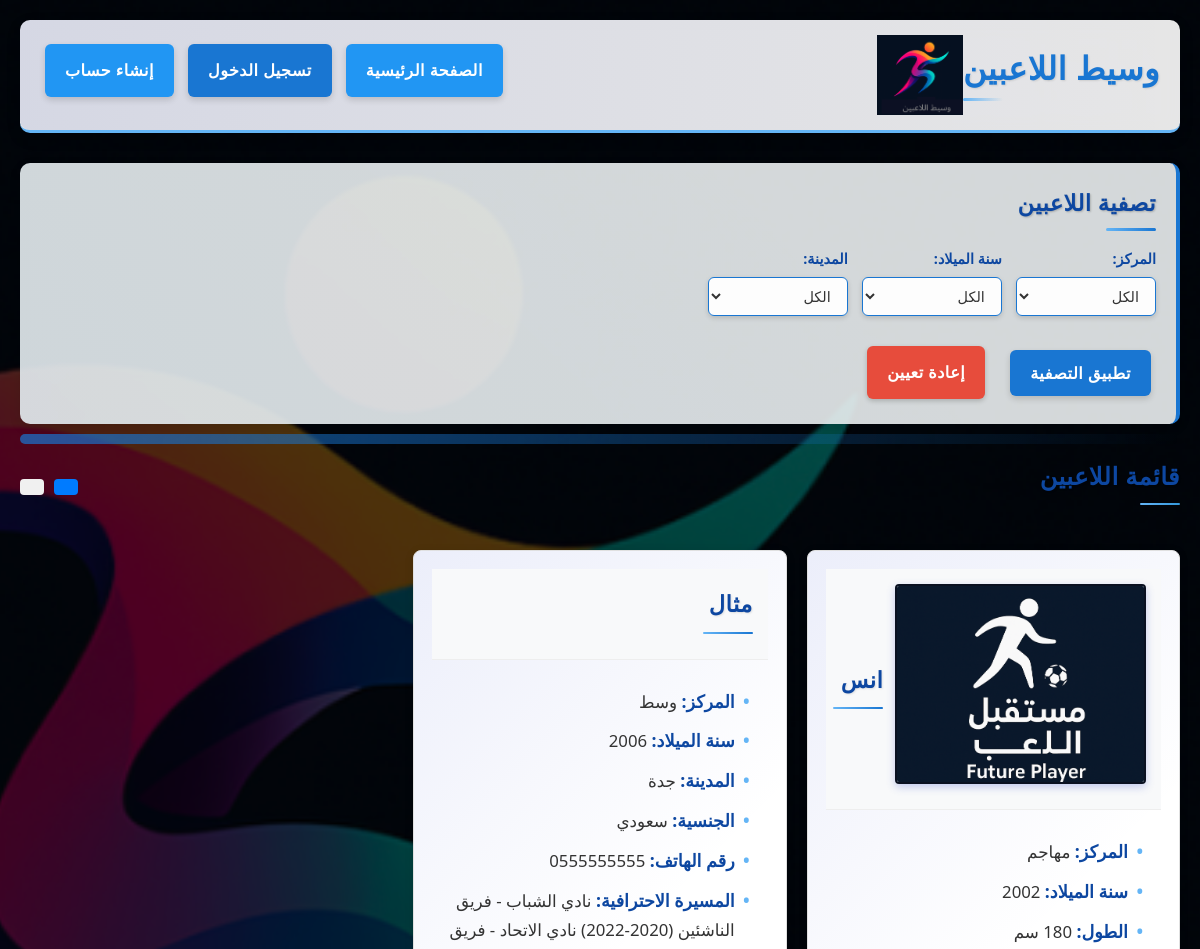
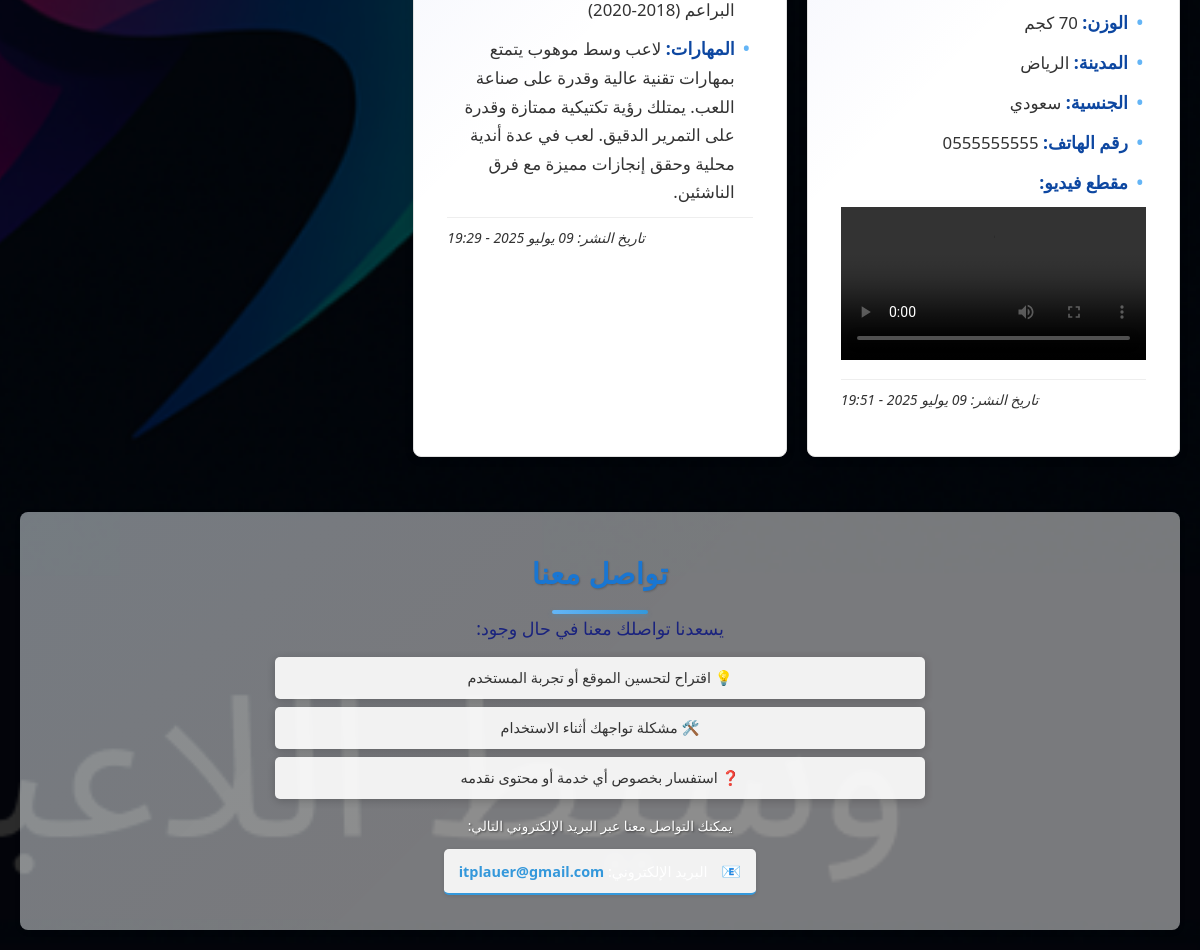
The page / on the database its author committed (2 pictures, top to bottom).
### players/models.py (models this page shows, shortened)
class Player(models.Model):
    POSITION_CHOICES = [
        ('حارس مرمى', 'حارس مرمى'),
        ('مدافع', 'مدافع'),
        ('وسط', 'وسط'),
        ('مهاجم', 'مهاجم'),
    ]
    NATIONALITY_CHOICES = [
        ('سعودي', 'سعودي'),
        ('أجنبي', 'أجنبي'),
        ('مواليد السعودية', 'مواليد السعودية'),
    ]
    CITY_CHOICES = [
        ('الرياض', 'الرياض'),
        ('جدة', 'جدة'),
        ('مكة المكرمة', 'مكة المكرمة'),
        ('المدينة المنورة', 'المدينة المنورة'),
        ('الدمام', 'الدمام'),
        ('الخبر', 'الخبر'),
        ('الظهران', 'الظهران'),
        ('الأحساء', 'الأحساء'),
        ('الطائف', 'الطائف'),
        ('جازان', 'جازان'),
        ('بريدة', 'بريدة'),
        ('تبوك', 'تبوك'),
        ('القطيف', 'القطيف'),
        ('خميس مشيط', 'خميس مشيط'),
        ('حفر الباطن', 'حفر الباطن'),
        ('الجبيل', 'الجبيل'),
        ('الخرج', 'الخرج'),
        ('أبها', 'أبها'),
        ('حائل', 'حائل'),
        ('نجران', 'نجران'),
        ('ينبع', 'ينبع'),
        ('صبيا', 'صبيا'),
        ('الباحة', 'الباحة'),
        ('سكاكا', 'سكاكا'),
        ('عرعر', 'عرعر'),
        ('عنيزة', 'عنيزة'),
        ('القريات', 'القريات'),
        ('أخرى', 'أخرى'),
    ]
    user = models.ForeignKey(
        settings.AUTH_USER_MODEL,
        on_delete=models.CASCADE,
        related_name='players',
        verbose_name="المستخدم"
    )
    name = models.CharField(
        max_length=100,
        verbose_name="اسم اللاعب"
    )
    image = models.ImageField(
        upload_to='player_images/',
        blank=True,
        null=True,
        verbose_name="صورة اللاعب"
    )
    position = models.CharField(
        max_length=20,
        choices=POSITION_CHOICES,
        verbose_name="المركز"
    )
    birth_year = models.IntegerField(
        validators=[MinValueValidator(1995), MaxValueValidator(2014)],
        verbose_name="سنة الميلاد"
    )
    height = models.IntegerField(
        validators=[MinValueValidator(100), MaxValueValidator(250)],
        verbose_name="الطول (سم)",
        null=True,
        blank=True
    )
    weight = models.IntegerField(
        validators=[MinValueValidator(30), MaxValueValidator(150)],
        verbose_name="الوزن (كجم)",
        null=True,
        blank=True
    )
    city = models.CharField(
        max_length=50,
        choices=CITY_CHOICES,
        verbose_name="المدينة"
    )
    nationality = models.CharField(
        max_length=20,
        choices=NATIONALITY_CHOICES,
        verbose_name="الجنسية"
    )
    phone = models.CharField(
        max_length=15,
        verbose_name="رقم الهاتف"
    )
    previous_clubs = models.TextField(
        blank=True,
        verbose_name="المسيرة الاحترافية",
        help_text="اكتب تفاصيل المسيرة الاحترافية للاعب"
    )
    description = models.TextField(
        blank=True,
        verbose_name="المهارات"
    )
    video = models.FileField(
        upload_to='player_videos/',
        blank=True,
        null=True,
        verbose_name="مقطع فيديو"
    )
    created_at = models.DateTimeField(
        auto_now_add=True,
        verbose_name="تاريخ الإنشاء"
    )
    updated_at = models.DateTimeField(
        auto_now=True,
        verbose_name="تاريخ التحديث"
    )
    is_active = models.BooleanField(
        default=True,
        verbose_name="نشط"
    )
    class Meta:
        verbose_name = "لاعب"
        verbose_name_plural = "اللاعبون"
        ordering = ['-created_at']

### players/views.py (the view)
# urls.py: path('', views.player_list, name='player_list'),
def player_list(request):
    players = Player.objects.filter(is_active=True).order_by('-created_at')
    position = request.GET.get('position')
    birth_year = request.GET.get('birth_year')
    city = request.GET.get('city')
    if position:
        players = players.filter(position=position)
    if birth_year:
        try:
            birth_year = int(birth_year)
            players = players.filter(birth_year=birth_year)
        except ValueError:
            pass
    if city:
        players = players.filter(city=city)
    context = {
        'players': players,
        'birth_years': range(1995, 2015),
        'city_choices': Player.CITY_CHOICES,
    }
    return render(request, 'players/player_list.html', context)

### templates/players/player_list.html (shortened to what this page needs)
{% extends 'base/base.html' %}
{% load static %}
{% block content %}
    <section class="filters">
        <h2>تصفية اللاعبين</h2>
        <form method="get" action="{% url 'players:player_list' %}">
            <div class="filter-group">
                <label for="position">المركز:</label>
                <select name="position" id="position">
                    <option value="">الكل</option>
                </select>
            </div>
            <div class="filter-group">
                <label for="birth_year">سنة الميلاد:</label>
                <select name="birth_year" id="birth_year">
                    <option value="">الكل</option>
                </select>
            </div>
            <div class="filter-group">
                <label for="city">المدينة:</label>
                <select name="city" id="city">
                    <option value="">الكل</option>
                </select>
            </div>
            <div class="filter-actions">
                <button type="submit" class="btn">تطبيق التصفية</button>
                <a href="{% url 'players:player_list' %}" class="btn reset-btn">إعادة تعيين</a>
            </div>
        </form>
    </section>
    <section class="player-list">
        <div class="player-list-header">
            <h2>قائمة اللاعبين</h2>
            <div class="view-options">
                <button id="grid-view" class="view-btn active" title="عرض شبكي">
                </button>
                <button id="list-view" class="view-btn" title="عرض طولي">
                </button>
            </div>
        </div>
        {% if players %}
            <div class="players-container grid-view">
                {% for player in players %}
                    <div class="player-card">
                        <div class="player-header">
                            {% if player.image %}
                            <div class="player-image">
                                <img src="{{ player.image.url }}" alt="{{ player.name }}" />
                            </div>
                            {% endif %}
                            <h3>{{ player.name }}</h3>
                        </div>
                        <div class="player-details">
                            <p><strong>المركز:</strong> {{ player.position }}</p>
                            <p><strong>سنة الميلاد:</strong> {{ player.birth_year }}</p>
                            {% if player.height %}
                            <p><strong>الطول:</strong> {{ player.height }} سم</p>
                            {% endif %}
                            {% if player.weight %}
                            <p><strong>الوزن:</strong> {{ player.weight }} كجم</p>
                            {% endif %}
                            <p><strong>المدينة:</strong> {{ player.city }}</p>
                            <p><strong>الجنسية:</strong> {{ player.nationality }}</p>
                            <p><strong>رقم الهاتف:</strong> {{ player.phone }}</p>
                            {% if player.previous_clubs %}
                                <p><strong>المسيرة الاحترافية:</strong> {{ player.previous_clubs }}</p>
                            {% endif %}
                            {% if player.description %}
                                <p><strong>المهارات:</strong> {{ player.description }}</p>
                            {% endif %}
                            {% if player.video %}
                                <div class="player-video-container">
                                    <p><strong>مقطع فيديو:</strong></p>
                                    <video controls class="player-video">
                                        <source src="{{ player.video.url }}" type="video/mp4">
                                    </video>
                                </div>
                            {% endif %}
                            <p class="player-date"><small>تاريخ النشر: {{ player.created_at|date:"d F Y - H:i" }}</small></p>
                        </div>
                    </div>
                {% endfor %}
            </div>
        {% else %}
            <div class="no-players-message">لا يوجد لاعبين متاحين.</div>
        {% endif %}
    </section>
    <section class="contact-section">
        <div class="contact-container">
            <h2>تواصل معنا</h2>
            <p class="contact-intro">يسعدنا تواصلك معنا في حال وجود:</p>
            <div class="contact-text">
                <p>💡 اقتراح لتحسين الموقع أو تجربة المستخدم</p>
                <p>🛠️ مشكلة تواجهك أثناء الاستخدام</p>
                <p>❓ استفسار بخصوص أي خدمة أو محتوى نقدمه</p>
            </div>
            <p class="contact-methods">يمكنك التواصل معنا عبر البريد الإلكتروني التالي:</p>
            <p class="contact-email"><span class="contact-icon">📧</span> البريد الإلكتروني: <a href="mailto:itplauer@gmail.com">itplauer@gmail.com</a></p>
        </div>
    </section>
{% endblock %}

### templates/players/player_list.html (style rules this page uses)
.player-list-header { display: flex; justify-content: space-between; align-items: center; margin-bottom: 20px; flex-wrap: wrap; gap: 15px; }
.view-options { display: flex; gap: 10px; align-items: center; }
.view-btn { background: #f0f0f0; border: none; padding: 8px 12px; border-radius: 4px; cursor: pointer; transition: all 0.3s; }
.view-btn.active { background: #007bff; color: white; }
.players-container { transition: all 0.3s; }
.players-container.grid-view { display: grid; grid-template-columns: repeat(auto-fill, minmax(300px, 1fr)); gap: 20px; }
.player-card { background: white; border-radius: 8px; box-shadow: 0 2px 10px rgba(0, 0, 0, 0.1); overflow: hidden; transition: transform 0.3s; }
.player-header { padding: 15px; background: #f8f9fa; border-bottom: 1px solid #eee; }
.player-image { width: 100%; height: 200px; overflow: hidden; margin-bottom: 10px; border-radius: 4px; }
.player-image img { width: 100%; height: 100%; object-fit: cover; }
.player-details { padding: 15px; }
.player-video-container { margin-top: 10px; }
.player-video { width: 100%; max-height: 300px; background: #000; }

### rows shown on the page
Player: image (picture), name "انس", position "مهاجم", birth_year "2002", weight "70", city "الرياض", nationality "سعودي", phone "0555555555", created_at "09 يوليو 2025 - 19:51"
Player: name "مثال", position "وسط", birth_year "2006", city "جدة", nationality "سعودي", phone "0555555555", previous_clubs "نادي الشباب - فريق الناشئين (2020-2022) نادي الاتحاد - فريق البراعم (2018-2020)", description "لاعب وسط موهوب يتمتع بمهارات تقنية عالية وقدرة على صناعة اللعب. يمتلك رؤية تكتيكية ممتازة وقدرة على التمرير الدقيق. لعب في عدة أندية محلية وحقق إنجازات مميزة مع فرق الناشئين.", created_at "09 يوليو 2025 - 19:29"
